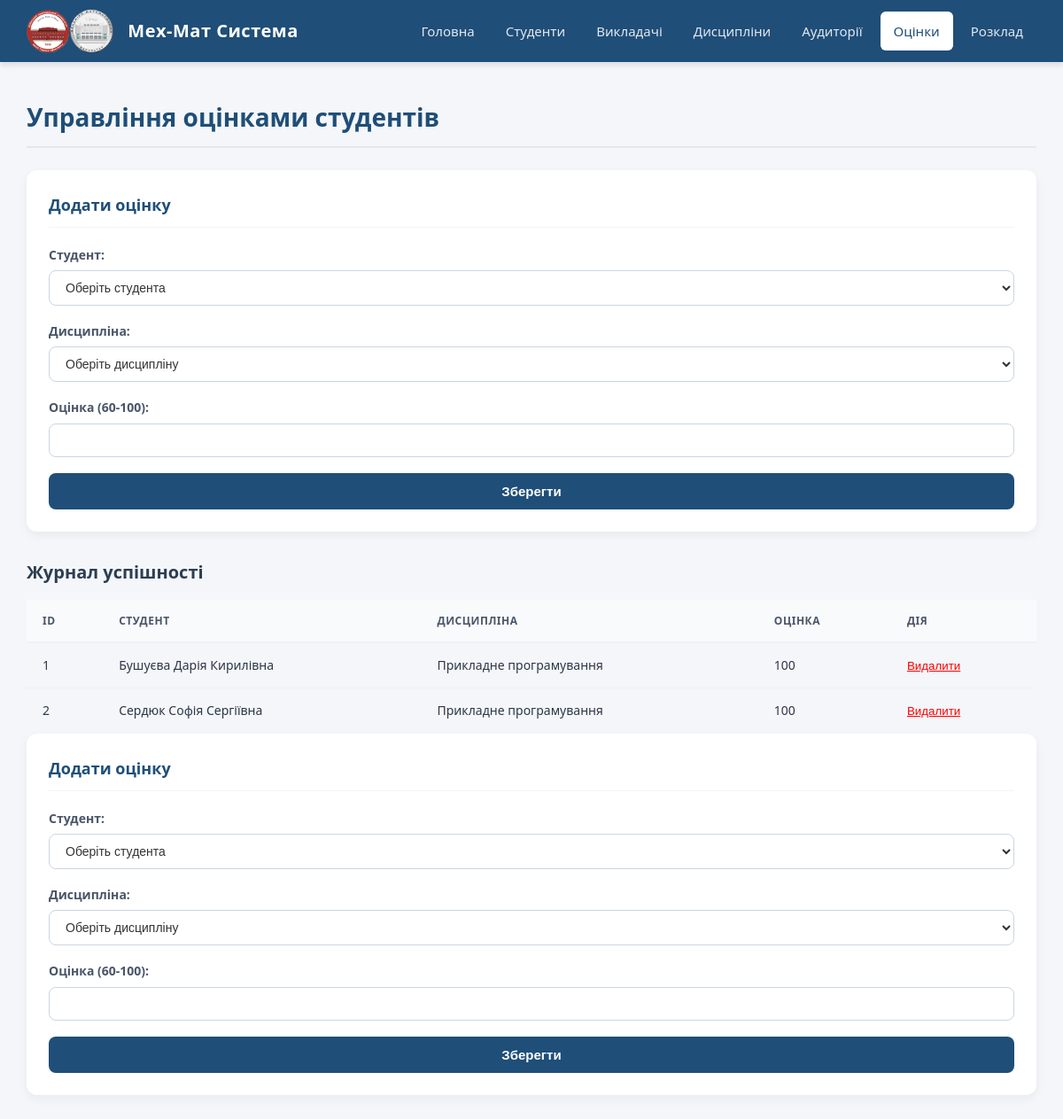
Screenshot of /grades with the database file from the repository.
### database/models.py (models this page shows)
class Grade(Base):
    __tablename__ = 'grades'
    id = Column(Integer, primary_key=True, autoincrement=True)
    student_id = Column(Integer, ForeignKey('students.id'), nullable=False)
    discipline_id = Column(Integer, ForeignKey('disciplines.id'), nullable=False)
    value = Column(Integer, nullable=False)                    # Числове значення оцінки (бал)
    student = relationship("Student", back_populates="grades")
    discipline = relationship("Discipline", back_populates="grades")

class Student(Base):
    __tablename__ = 'students' # Ім'я таблиці у фізичній базі даних SQLite
    id = Column(Integer, primary_key=True, autoincrement=True) # Унікальний ID студента
    name = Column(String(100), nullable=False)                 # ПІБ (макс. 100 символів, не може бути порожнім)
    specialization = Column(String(100), nullable=False)       # Спеціальність (наприклад, "Статистика")
    course = Column(String(50), nullable=False)                # Курс навчання
    grades = relationship("Grade", back_populates="student", cascade="all, delete-orphan")

class Discipline(Base):
    __tablename__ = 'disciplines'
    id = Column(Integer, primary_key=True, autoincrement=True)
    title = Column(String(100), nullable=False)                # Назва предмету
    teacher_id = Column(Integer, ForeignKey('teachers.id'), nullable=False)
    teacher = relationship("Teacher", back_populates="disciplines")
    grades = relationship("Grade", back_populates="discipline", cascade="all, delete-orphan")
    schedules = relationship("Schedule", back_populates="discipline", cascade="all, delete-orphan")

### server/routes.py (the view)
@app.route('/grades', methods=['GET'])
def grades_list():
    grades = repository.get_grades_with_details()
    students = repository.students.get_all()
    disciplines = repository.disciplines.get_all()
    return render_template('grades.html', grades=grades, students=students, disciplines=disciplines)

### storage/db_repository.py (called while the page is built)
    def get_all(self) -> List[Base]:
        with SessionLocal() as session:
            return session.query(self.model).all()

    def get_grades_with_details(self) -> List[Grade]:
        with SessionLocal() as session:
            return session.query(Grade) \
                .options(joinedload(Grade.student), joinedload(Grade.discipline)) \
                .all()

### server/templates/grades.html (shortened to what this page needs)
{% extends 'base.html' %}
{% block content %}
    <h2>Управління оцінками студентів</h2>
    <form class="add-form" action="/grades/add" method="POST" style="margin-bottom: 25px;">
        <h3>Додати оцінку</h3>
        <label>Студент:</label>
        <select name="student_id" required>
            <option value="" disabled selected>Оберіть студента</option>
        </select>
        <label>Дисципліна:</label>
        <select name="discipline_id" required>
            <option value="" disabled selected>Оберіть дисципліну</option>
        </select>
        <label>Оцінка (60-100):</label>
        <input type="number" name="value" min="60" max="100" required>
        <button type="submit">Зберегти</button>
    </form>
    <h3>Журнал успішності</h3>
    <table>
        <tr>
            <th>ID</th>
            <th>Студент</th>
            <th>Дисципліна</th>
            <th>Оцінка</th>
            <th>Дія</th>
        </tr>
        {% for grade in grades %}
        <tr>
            <td>{{ grade.id }}</td>
            <td>{{ grade.student.name if grade.student else 'Невідомо' }}</td>
            <td>{{ grade.discipline.title if grade.discipline else 'Невідомо' }}</td>
            <td>{{ grade.value }}</td>
            <td>
                <form action="/grades/{{ grade.id }}/delete" method="POST" style="margin:0;">
                    <button type="submit" style="color: red; background: none; border: none; cursor: pointer; text-decoration: underline; padding: 0;">Видалити</button>
                </form>
            </td>
        </tr>
        {% endfor %}
    </table>
    <form class="add-form" action="/grades/add" method="POST">
        <h3>Додати оцінку</h3>
        <label>Студент:</label>
        <select name="student_id" required>
            <option value="" disabled selected>Оберіть студента</option>
        </select>
        <label>Дисципліна:</label>
        <select name="discipline_id" required>
            <option value="" disabled selected>Оберіть дисципліну</option>
        </select>
        <label>Оцінка (60-100):</label>
        <input type="number" name="value" min="60" max="100" required>
        <button type="submit">Зберегти</button>
    </form>
{% endblock %}

### server/templates/base.html (style rules this page uses)
body { font-family: 'Segoe UI', Tahoma, Geneva, Verdana, sans-serif; margin: 0; padding: 0; line-height: 1.6; background-color: #f4f6f9; color: #333; }
h2 { color: #1f4e78; font-size: 28px; margin-top: 0; margin-bottom: 25px; border-bottom: 2px solid #e2e8f0; padding-bottom: 10px; }
h3 { color: #2c3e50; font-size: 20px; margin-top: 30px; margin-bottom: 15px; }
form.add-form, .filter-box { background: #ffffff; padding: 25px; border: none; border-radius: 12px; box-shadow: 0 4px 12px rgba(0,0,0,0.05); box-sizing: border-box; }
form.add-form h3, .filter-box h3 { margin-top: 0; margin-bottom: 20px; color: #1f4e78; font-size: 18px; border-bottom: 1px solid #f1f5f9; padding-bottom: 10px; }
form.add-form label, .filter-box label { display: block; margin-bottom: 6px; font-weight: 600; font-size: 14px; color: #4a5568; }
form.add-form input, form.add-form select, .filter-box select { width: 100%; margin-bottom: 18px; padding: 10px 14px; border: 1px solid #cbd5e1; border-radius: 8px; box-sizing: border-box; font-size: 14px; background-color: #fff; color: #333; transition: border-color 0.2s; }
form.add-form button { width: 100%; padding: 12px; background-color: #1f4e78; color: #ffffff; border: none; border-radius: 8px; font-size: 15px; font-weight: bold; cursor: pointer; transition: background-color 0.2s; }
table { border-collapse: collapse; width: 100%; margin: 0; }
th, td { padding: 14px 18px; text-align: left; font-size: 14px; }
th { background-color: #f8fafc; color: #4a5568; font-weight: 600; border-bottom: 2px solid #edf2f7; text-transform: uppercase; font-size: 12px; letter-spacing: 0.5px; }
td { border-bottom: 1px solid #edf2f7; color: #2d3748; }
tr:last-child td { border-bottom: none; }

### rows the page displays
Grade: id "1", student "Бушуєва Дарія Кирилівна", discipline "Прикладне програмування", value "100"
Grade: id "2", student "Сердюк Софія Сергіївна", discipline "Прикладне програмування", value "100"
